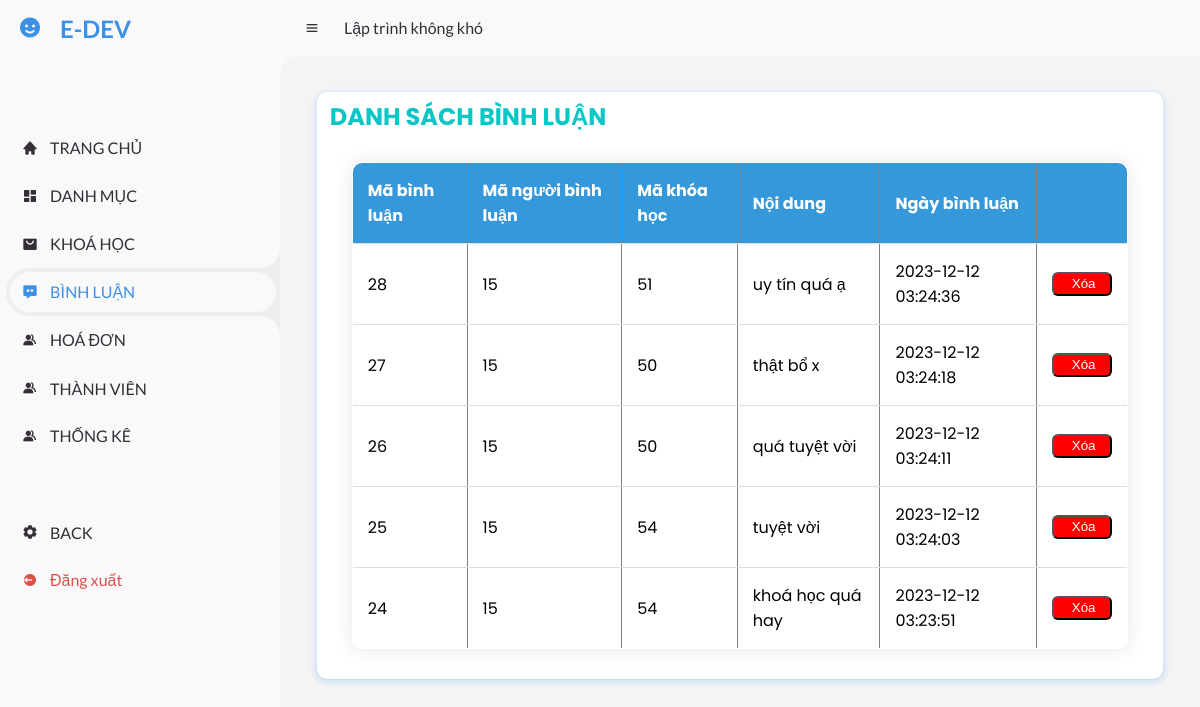
/admin/index.php?act=dsbl (signed in), run on the app's committed database.
### tables this page shows
CREATE TABLE `comments` (
  `comment_id` int(11) NOT NULL,
  `user_id` int(11) NOT NULL,
  `course_id` int(11) NOT NULL,
  `content` text NOT NULL,
  `timestamp` timestamp NOT NULL DEFAULT current_timestamp()
);

### model/pdo.php (called while the page is built, shortened)
<?php
function pdo_get_connection(){
    $servername = "localhost";
    $username = "root";
    $password = "";
    try {
    $conn = new PDO("mysql:host=$servername;dbname=bankhoahoc", $username, $password);
    $conn->setAttribute(PDO::ATTR_ERRMODE, PDO::ERRMODE_EXCEPTION);
    return $conn;
    } catch(PDOException $e) {
    echo "Kết nối thất bại: " . $e->getMessage();
    }
}
function pdo_query($sql){
    $sql_args = array_slice(func_get_args(), 1);
    try{
        $conn = Pdo_get_connection();
        $stmt = $conn -> prepare($sql);
        $stmt -> execute($sql_args);
        $rows = $stmt -> fetchAll();
        return $rows;
    }
    catch(PDOException $e){
        throw $e;
    }
    finally{
        unset($conn);
    }
}
?>

### model/binhluan.php (called while the page is built, shortened)
<?php
    function hien_thi_binh_luan(){
        $sql = "SELECT * FROM comments ORDER BY comment_id DESC";
        return pdo_query($sql);
    }
?>

### admin/binhluan/list.php (the view)
<main>
<div class="row2 container">
    <div class="row2 font_title mt-5"><h1>DANH SÁCH BÌNH LUẬN</h1></div>
    <div class="row2 form_content ">
        <form action="#" method="POST">
            <div class="row2 mb10 formds_loai">
                <table border="1">
                    <tr>
                        <th>Mã bình luận</th>
                        <th>Mã người bình luận</th>
                        <th>Mã khóa học</th>
                        <th>Nội dung</th>
                        <th>Ngày bình luận</th>
                        <th></th>
                    </tr>
                    <?php
                        foreach ($danhsachbl as $dsbl) {
                            extract($dsbl);
                            $xoabl = "index.php?act=xoabl&comment_id=".$comment_id;
                            echo '<tr>
                                    <td>'.$comment_id.'</td>
                                    <td>'.$user_id.'</td>
                                    <td>'.$course_id.'</td>
                                    <td>'.$content.'</td>
                                    <td>'.$timestamp.'</td>
                                    <td>
                                        <a href="'.$xoabl.'"><input class="btn_delete_listdm" type="button" value="Xóa"></a>
                                    </td>
                                </tr>';
                        }
                    ?>
                </table>
            </div>
        </form>
    </div>
</div>
</main></section>

### admin/header.php (shortened to what this page needs)
<section id="content">
		<nav>
			<i class='bx bx-menu' ></i>
			<a href="#" class="nav-link">Lập trình không khó</a>
		</nav>

### admin/index.php (shortened to what this page needs)
<?php
include "../model/pdo.php";
include "../model/binhluan.php";
include "header.php";
if (isset($_GET['act'])) {
    $act = $_GET['act'];
    switch ($act) {
        case 'dsbl':
            $danhsachbl = hien_thi_binh_luan();
            include "binhluan/list.php";
            break;
    }
} else {
    include "home.php";
}
include "boxleft.php";

### admin/boxleft.php (shortened to what this page needs)
<!DOCTYPE html>
<html lang="en">
<head>
	<link href='https://unpkg.com/boxicons@2.0.9/css/boxicons.min.css' rel='stylesheet'>
	<link rel="stylesheet" href="../css/admin.css">
	<link rel="stylesheet" href="../css/contentadmin.css">
</head>
<body>
	<section id="sidebar">
		<a href="#" class="brand">
			<i class='bx bxs-smile'></i>
			<span class="text">E-DEV</span>
		</a>
		<ul class="side-menu top">
		<li class="<?php echo (!isset($_GET['act']) || $_GET['act'] === 'home') ? 'active' : ''; ?>">
				<a href="index.php?act=home">
					<i class='bx bxs-home' ></i>
					<span class="text">TRANG CHỦ</span>
				</a>
			</li>
			<li class="<?php echo (!isset($_GET['act']) || $_GET['act'] === 'adddm') ? 'active' : ''; ?>">
				<a href="index.php?act=adddm">
					<i class='bx bxs-dashboard' ></i>
					<span class="text">DANH MỤC</span>
				</a>
			</li>
			<li class="<?php echo (!isset($_GET['act']) || $_GET['act'] === 'addkh') ? 'active' : ''; ?>">
				<a href="index.php?act=addkh">
					<i class='bx bxs-shopping-bag-alt' ></i>
					<span class="text">KHOÁ HỌC</span>
				</a>
			</li>
			<li class="<?php echo (!isset($_GET['act']) || $_GET['act'] === 'dsbl') ? 'active' : ''; ?>">
				<a href="index.php?act=dsbl">
					<i class='bx bxs-message-dots' ></i>
					<span class="text">BÌNH LUẬN</span>
				</a>
			</li>
			</li><li class="<?php echo (!isset($_GET['act']) || $_GET['act'] === 'khoahocdki') ? 'active' : ''; ?>">
				<a href="index.php?act=khoahocdki">
					<i class='bx bxs-group' ></i>
					<span class="text">HOÁ ĐƠN</span>
				</a>
			</li>
			<li class="<?php echo (!isset($_GET['act']) || $_GET['act'] === 'dstk') ? 'active' : ''; ?>">
				<a href="index.php?act=dstk">
					<i class='bx bxs-group' ></i>
					<span class="text">THÀNH VIÊN</span>
				</a>
			</li>
			<li class="<?php echo (!isset($_GET['act']) || $_GET['act'] === 'thongke') ? 'active' : ''; ?>">
				<a href="index.php?act=thongke">
					<i class='bx bxs-group' ></i>
					<span class="text">THỐNG KÊ</span>
				</a>
			</li>
		</ul>
		<ul class="side-menu">
			<li >
				<a href="http://localhost:3000/index.php">
					<i class='bx bxs-cog' ></i>
					<span class="text">BACK</span>
				</a>
			</li>
			<li>
				<a href="logout.php" class="logout">
					<i class='bx bxs-log-out-circle' ></i>
					<span class="text">Đăng xuất</span>
				</a>
			</li>
		</ul>
	</section>

### css/admin.css (style rules this page uses)
* { margin: 0; padding: 0; box-sizing: border-box; }
a { text-decoration: none; }
li { list-style: none; }
:root { --poppins: 'Poppins', sans-serif; --lato: 'Lato', sans-serif; --light: #F9F9F9; --blue: #3C91E6; --light-blue: #CFE8FF; --grey: #eee; --dark-grey: #AAAAAA; --dark: #342E37; --red: #DB504A; --yellow: #FFCE26; --light-yellow: #FFF2C6; --orange: #FD7238; --light-orange: #FFE0D3; }
html { overflow-x: hidden; }
body { background: var(--grey); overflow-x: hidden; }
#sidebar { position: fixed; top: 0; left: 0; width: 280px; height: 100%; background: var(--light); z-index: 2000; font-family: var(--lato); transition: .3s ease; overflow-x: hidden; scrollbar-width: none; }
#sidebar .brand { font-size: 24px; font-weight: 700; height: 56px; display: flex; align-items: center; color: var(--blue); position: sticky; top: 0; left: 0; background: var(--light); z-index: 500; padding-bottom: 20px; box-sizing: content-box; }
#sidebar .brand .bx { min-width: 60px; display: flex; justify-content: center; }
#sidebar .side-menu { width: 100%; margin-top: 48px; }
#sidebar .side-menu li { height: 48px; background: transparent; margin-left: 6px; border-radius: 48px 0 0 48px; padding: 4px; }
#sidebar .side-menu li.active { background: var(--grey); position: relative; }
#sidebar .side-menu li.active::before { content: ''; position: absolute; width: 40px; height: 40px; border-radius: 50%; top: -40px; right: 0; box-shadow: 20px 20px 0 var(--grey); z-index: -1; }
#sidebar .side-menu li.active::after { content: ''; position: absolute; width: 40px; height: 40px; border-radius: 50%; bottom: -40px; right: 0; box-shadow: 20px -20px 0 var(--grey); z-index: -1; }
#sidebar .side-menu li a { width: 100%; height: 100%; background: var(--light); display: flex; align-items: center; border-radius: 48px; font-size: 16px; color: var(--dark); white-space: nowrap; overflow-x: hidden; }
#sidebar .side-menu.top li.active a { color: var(--blue); }
#sidebar .side-menu li a.logout { color: var(--red); }
#sidebar .side-menu li a .bx { min-width: calc(60px - ((4px + 6px) * 2)); display: flex; justify-content: center; }
#content { position: relative; width: calc(100% - 280px); left: 280px; transition: .3s ease; }
#content nav { height: 56px; background: var(--light); padding: 0 24px; display: flex; align-items: center; grid-gap: 24px; font-family: var(--lato); position: sticky; top: 0; left: 0; z-index: 1000; }
#content nav::before { content: ''; position: absolute; width: 40px; height: 40px; bottom: -40px; left: 0; border-radius: 50%; box-shadow: -20px -20px 0 var(--light); }
#content nav a { color: var(--dark); }
#content nav .bx.bx-menu { cursor: pointer; color: var(--dark); }
#content nav .nav-link { font-size: 16px; transition: .3s ease; }
#content main { width: 100%; padding: 36px 24px; font-family: var(--poppins); max-height: calc(100vh - 56px); overflow-y: auto; }

### css/contentadmin.css (style rules this page uses)
.container { box-shadow: 0 1px 2px 0 rgba(39, 147, 231, 0.1), 0 2px 6px 2px rgba(0, 136, 240, 0.15); background-color: #ffffff; padding: 10px 0 0 0; border-radius: 10px; overflow: auto; }
.row2 { width: 97%; margin: 0 auto; }
.font_title h1 { color: rgb(10, 198, 198); line-height: 30px; }
.mb10 { margin-bottom: 10px; }
.form_content { padding: 10px; }
body { font-family: Arial, sans-serif; background-color: #f4f4f4; }
table { width: 100%; border-collapse: collapse; margin-top: 20px; margin-bottom: 20px; overflow: hidden; box-shadow: 0 0 20px rgba(0, 0, 0, 0.1); border-radius: 10px; background-color: #fff; }
th, td { padding: 15px; text-align: left; border-bottom: 1px solid #ddd; }
th { background-color: #3498db; color: #fff; }
table input[type="button"] { margin-top: 5px; margin-bottom: 5px; width: 100%; border-radius: 6px; color: #ffffff; padding: 1px 4px 1px 7px; width: 60px; line-height: 18px; }
.btn_delete_listdm { background-color: red; }

### data on the page
comments: comment_id "28", user "15", course "51", content "uy tín quá ạ", timestamp "2023-12-12 03:24:36"
comments: comment_id "27", user "15", course "50", content "thật bổ x", timestamp "2023-12-12 03:24:18"
comments: comment_id "26", user "15", course "50", content "quá tuyệt vời", timestamp "2023-12-12 03:24:11"
comments: comment_id "25", user "15", course "54", content "tuyệt vời", timestamp "2023-12-12 03:24:03"
comments: comment_id "24", user "15", course "54", content "khoá học quá hay", timestamp "2023-12-12 03:23:51"
